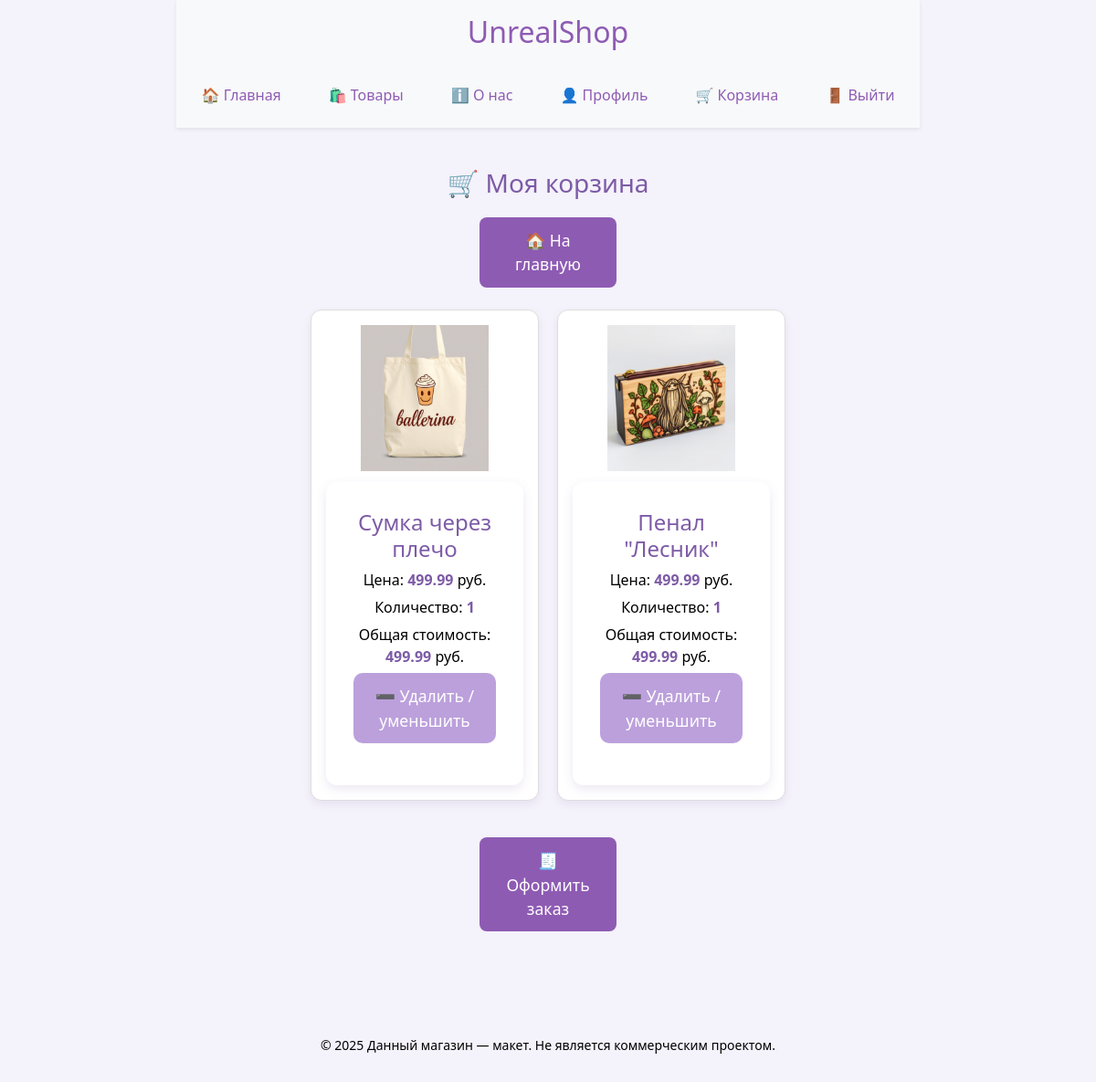
The app's page /cart (signed in), older data.
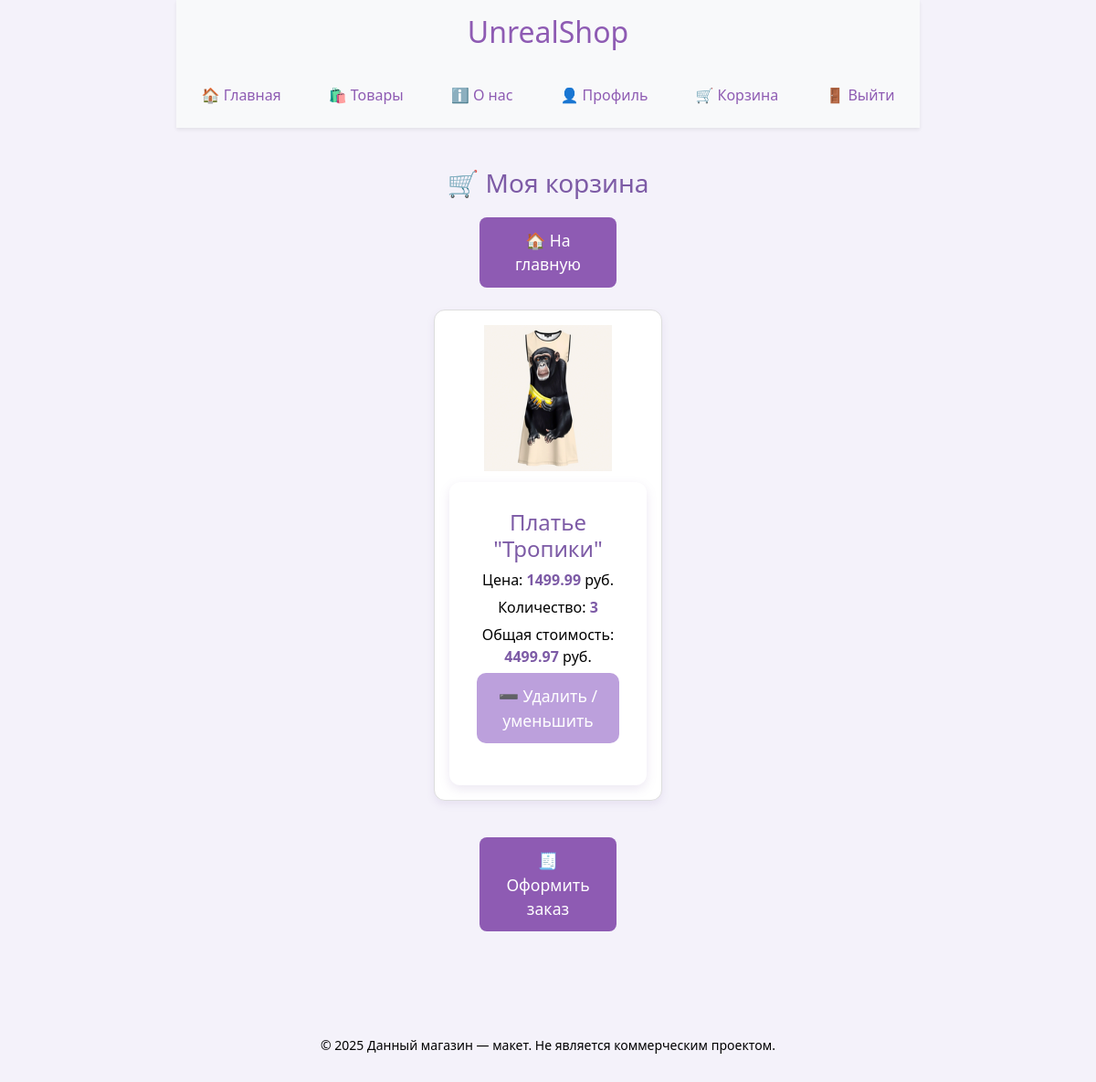
The same page, newer data.
### website/models.py (models this page shows)
class CartItem(db.Model):
    id = db.Column(db.Integer, primary_key=True)
    user_id = db.Column(db.Integer, db.ForeignKey('user.id'), nullable=False)  # Только для авторизованных
    product_id = db.Column(db.Integer, db.ForeignKey('product.id'), nullable=False)
    quantity = db.Column(db.Integer, default=1)
    product = db.relationship('Product', backref='cart_items')

class Product(db.Model):
    id = db.Column(db.Integer, primary_key=True)
    name = db.Column(db.String(100), nullable=False)
    price = db.Column(db.Float, nullable=False)
    description = db.Column(db.Text)
    image = db.Column(db.String(200))
    category = db.Column(db.String(50), nullable=False)

### website/views.py (the view)
@views.route('/cart')
@login_required  # Доступно только авторизованным
def cart():
    cart_items = CartItem.query.filter_by(user_id=current_user.id).all()
    return render_template('cart.html', cart_items=cart_items)

### website/__init__.py (called while the page is built)
def create_app():
    app = Flask(__name__, static_folder='../static')
    app.secret_key = 'secretKey'
    app.config['SQLALCHEMY_DATABASE_URI'] = 'sqlite:///shop.db'
    app.config['SQLALCHEMY_TRACK_MODIFICATIONS'] = False
    db.init_app(app)
    migrate.init_app(app, db)  # Если используете Flask-Migrate
    from .views import views
    from .auth import auth
    app.register_blueprint(views)
    app.register_blueprint(auth)
    with app.app_context():
        db.create_all()  # Создаёт таблицы при запуске приложения
    login_manager = LoginManager()
    login_manager.login_view = 'auth.login'
    login_manager.init_app(app)
    @login_manager.user_loader
    def load_user(user_id):
        return User.query.get(int(user_id))
    return app

### website/templates/cart.html (shortened to what this page needs)
{% extends "base.html" %}
{% block content %}
<h2>🛒 Моя корзина</h2>
<a href="{{ url_for('views.home') }}" class="btn btn-primary">🏠 На главную</a>
<br><br>
<div class="product-grid">
    {% if cart_items %}
        {% for item in cart_items %}
            <div class="product-card">
                <img src="{{ url_for('static', filename=item.product.image) }}" alt="{{ item.product.name }}">
                <div class="product-details">
                    <h4>{{ item.product.name }}</h4>
                    <p>Цена: <strong>{{ item.product.price | round(2) }}</strong> руб.</p>
                    <p>Количество: <strong>{{ item.quantity }}</strong></p>
                    <p>Общая стоимость: <strong>{{ (item.product.price * item.quantity) | round(2) }}</strong> руб.</p>
                    <form action="{{ url_for('views.remove_from_cart', item_id=item.id, page='cart') }}" method="POST">
                        <button type="submit" class="btn">➖ Удалить / уменьшить</button>
                    </form>
                </div>
            </div>
        {% endfor %}
    {% else %}
        <p>Ваша корзина пуста.</p>
    {% endif %}
</div>
{% if cart_items %}
    <div class="checkout">
        <form action="{{ url_for('views.checkout') }}">
            <button type="submit" class="btn btn-big btn-primary">🧾 Оформить заказ</button>
        </form>
    </div>
{% endif %}
{% endblock %}

Row changes from the older to the newer data that the page shows:
removed CartItem: image (picture), product.name "Сумка через плечо", product.price "499.99", quantity "1"
no longer on this page (row unchanged): Product: (item.product.price*item.quantity)|round(2) "499.99"
removed CartItem: image (picture), product.name "Пенал \"Лесник\"", product.price "499.99", quantity "1"
no longer on this page (row unchanged): Product: (item.product.price*item.quantity)|round(2) "499.99"
added CartItem: image (picture), product.name "Платье \"Тропики\"", product.price "1499.99", quantity "3"
now on this page (row unchanged): Product: (item.product.price*item.quantity)|round(2) "4499.97"
